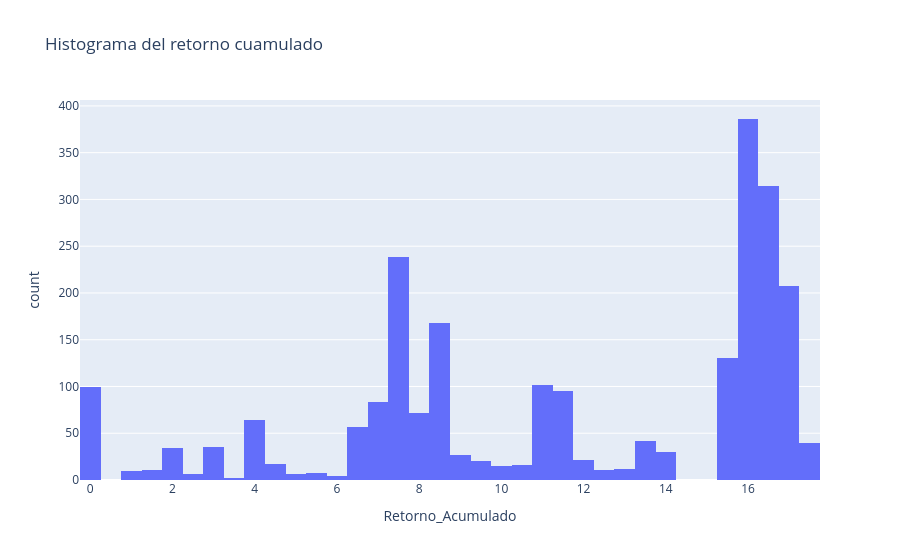

The code cell stored with this chart in its notebook:
### Markdown cell above
Realice también un histograma con Plotly para representar el volumen tradeado diariamente
 (Volume)

### Code cell
import plotly.express as px
import pandas as pd

# Supongamos que tu DataFrame tiene una columna llamada 'Volatility'
# Reemplaza 'your_dataframe' con el nombre real de tu DataFrame
fig = px.histogram(bitcoin_data, x='Retorno_Acumulado', 
                   title='Histograma del retorno cuamulado', 
                   labels={'Retorno_Acumulado': 'Retorno_Acumulado'})
fig.show()

### Figure 1 — Plotly figure (JSON) as saved in the notebook; plotly's stock layout.template omitted (floating-point values rounded to 4 significant figures; data arrays with more than 128 entries replaced by an {"elided": "..."} marker saying what was removed)
{"data": [{"alignmentgroup": "True", "bingroup": "x", "hovertemplate": "Retorno_Acumulado=%{x}<br>count=%{y}<extra></extra>", "legendgroup": "", "marker": {"color": "#636efa", "pattern": {"shape": ""}}, "name": "", "offsetgroup": "", "orientation": "v", "showlegend": false, "type": "histogram", "x": {"elided": "2381 float values"}, "xaxis": "x", "yaxis": "y"}], "layout": {"barmode": "relative", "legend": {"tracegroupgap": 0}, "title": {"text": "Histograma del retorno cuamulado"}, "xaxis": {"anchor": "y", "domain": [0, 1], "title": {"text": "Retorno_Acumulado"}}, "yaxis": {"anchor": "x", "domain": [0, 1], "title": {"text": "count"}}}}
